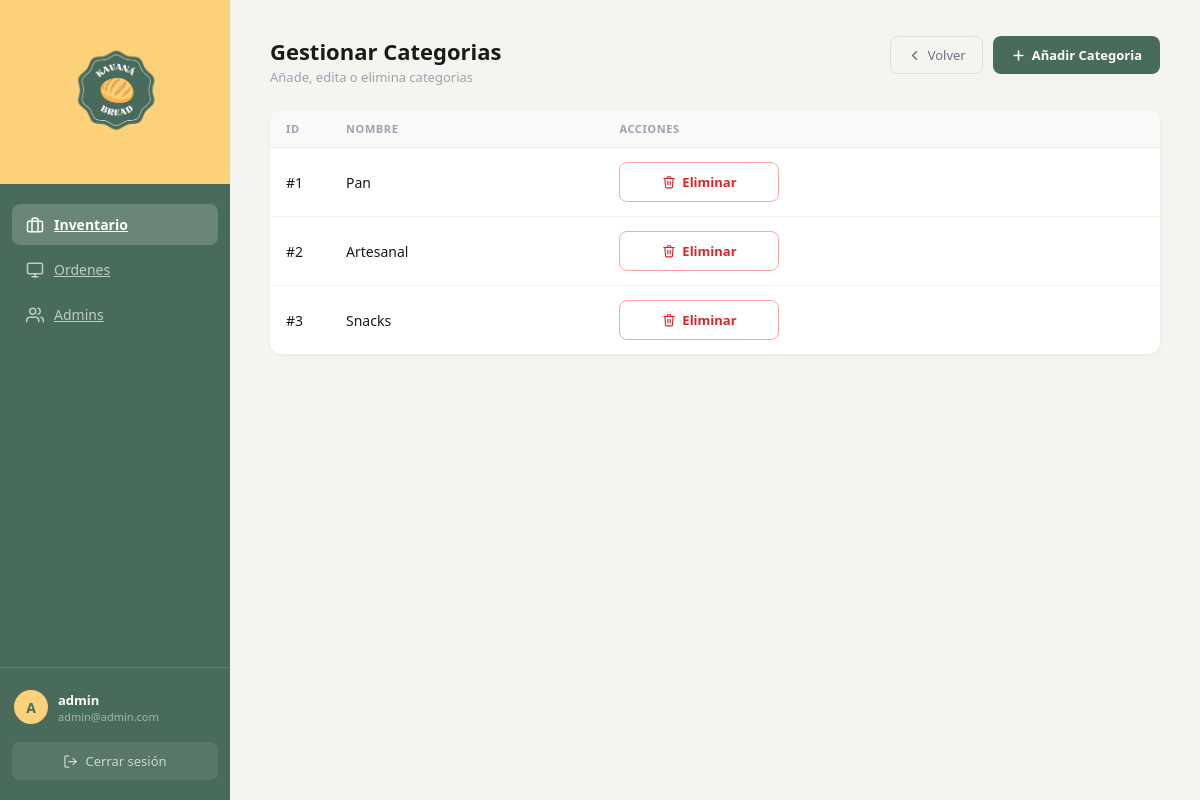
The page /admin/manage-categories.php (signed in) on the database its author committed.
### tables this page shows
CREATE TABLE `category` (
  `category_ID` int(11) NOT NULL,
  `name` varchar(100) NOT NULL
);

### admin/manage-categories.php (the view, shortened to what this page needs)
<?php
include(__DIR__ . '/../config/db.php');
?>
<!DOCTYPE html>
<html lang="es">
<head>
    <link rel="stylesheet" href="/kavanabread/assets/styles.css">
</head>
<body class="admin-layout">
    <aside class="admin-sidebar">
        <div class="sidebar-logo">
            <img src="../assets/logo.png" alt="Kavana Bread">
        </div>
        <nav class="sidebar-nav">
            <a href="panel.php" class="nav-item active">
                Inventario
            </a>
            <a href="panel.php" class="nav-item">
                <svg xmlns="http://www.w3.org/2000/svg" width="18" height="18" viewBox="0 0 24 24" fill="none" stroke="currentColor" stroke-width="2" stroke-linecap="round" stroke-linejoin="round"><rect x="2" y="3" width="20" height="14" rx="2"/><line x1="8" y1="21" x2="16" y2="21"/><line x1="12" y1="17" x2="12" y2="21"/></svg>
                Ordenes
            </a>
            <a href="panel.php" class="nav-item">
                Admins
            </a>
        </nav>
        <div class="sidebar-footer">
            <div class="user-chip">
                <div class="user-avatar"><?php echo strtoupper(substr($_SESSION['username'], 0, 1)); ?></div>
                <div class="user-details">
                    <span><?php echo htmlspecialchars($_SESSION['username']); ?></span>
                    <small><?php echo htmlspecialchars($_SESSION['email']); ?></small>
                </div>
            </div>
            <a href="login.php" class="btn-logout">
                <svg xmlns="http://www.w3.org/2000/svg" width="15" height="15" viewBox="0 0 24 24" fill="none" stroke="currentColor" stroke-width="2" stroke-linecap="round" stroke-linejoin="round"><path d="M9 21H5a2 2 0 0 1-2-2V5a2 2 0 0 1 2-2h4"/><polyline points="16 17 21 12 16 7"/><line x1="21" y1="12" x2="9" y2="12"/></svg>
                Cerrar sesión
            </a>
        </div>
    </aside>
    <main class="admin-main">
        <div class="tab-header">
            <div>
                <h1>Gestionar Categorias</h1>
                <p class="tab-subtitle">Añade, edita o elimina categorias</p>
            </div>
            <div style="display:flex; gap:10px;">
                <a href="panel.php" class="btn-back">
                    <svg xmlns="http://www.w3.org/2000/svg" width="15" height="15" viewBox="0 0 24 24" fill="none" stroke="currentColor" stroke-width="2.5" stroke-linecap="round" stroke-linejoin="round"><polyline points="15 18 9 12 15 6"/></svg>
                    Volver
                </a>
                <a href="add-category.php" class="btn-primary">
                    <svg xmlns="http://www.w3.org/2000/svg" width="15" height="15" viewBox="0 0 24 24" fill="none" stroke="currentColor" stroke-width="2.5" stroke-linecap="round" stroke-linejoin="round"><line x1="12" y1="5" x2="12" y2="19"/><line x1="5" y1="12" x2="19" y2="12"/></svg>
                    Añadir Categoria
                </a>
            </div>
        </div>
        <div class="content-card">
            <table class="admin-table">
                <thead>
                    <tr>
                        <th>ID</th>
                        <th>Nombre</th>
                        <th>Acciones</th>
                    </tr>
                </thead>
                <tbody>
                    <?php
                    $catResult = mysqli_query($conn, "SELECT category_ID, name FROM category");
                    while ($cat = mysqli_fetch_array($catResult)) { ?>
                    <tr>
                        <td class="td-id">#<?php echo $cat['category_ID']; ?></td>
                        <td class="td-name"><?php echo htmlspecialchars($cat['name']); ?></td>
                        <td class="td-actions">
                            <button type="button" class="btn-danger btn-danger-sm" style="min-width:160px; justify-content:center;" onclick="return confirm('¿Eliminar esta categoria?');">
                                Eliminar
                            </button>
                        </td>
                    </tr>
                    <?php } ?>
                </tbody>
            </table>
        </div>
    </main>
</body>
</html>

### assets/styles.css (style rules this page uses)
* { margin: 0; padding: 0; box-sizing: border-box; }
body { font-family: 'Segoe UI', sans-serif; }
.admin-layout { display: flex; min-height: 100vh; background-color: #f4f4f0; font-family: 'Segoe UI', sans-serif; }
.admin-sidebar { width: 230px; background-color: #496B5B; display: flex; flex-direction: column; position: fixed; top: 0; left: 0; height: 100vh; z-index: 100; }
.sidebar-logo { background-color: #FDD179; padding: 28px 20px; display: flex; align-items: center; justify-content: center; }
.sidebar-logo img { width: 96px; height: auto; object-fit: contain; }
.sidebar-nav { flex: 1; padding: 20px 12px; display: flex; flex-direction: column; gap: 4px; }
.nav-item { display: flex; align-items: center; gap: 10px; width: 100%; padding: 11px 14px; border-radius: 8px; background: transparent; border: none; color: rgba(255, 255, 255, 0.65); font-size: 14px; font-weight: 500; font-family: 'Segoe UI', sans-serif; cursor: pointer; text-align: left; transition: background-color 0.15s, color 0.15s; }
.nav-item.active { background-color: rgba(255, 255, 255, 0.18); color: #ffffff; font-weight: 600; }
.sidebar-footer { padding: 16px 12px 20px; border-top: 1px solid rgba(255, 255, 255, 0.12); display: flex; flex-direction: column; gap: 12px; }
.user-chip { display: flex; align-items: center; gap: 10px; padding: 6px 2px; }
.user-avatar { width: 34px; height: 34px; border-radius: 50%; background-color: #FDD179; color: #496B5B; display: flex; align-items: center; justify-content: center; font-size: 14px; font-weight: 700; flex-shrink: 0; }
.user-details { display: flex; flex-direction: column; overflow: hidden; }
.user-details span { color: #ffffff; font-size: 13px; font-weight: 600; white-space: nowrap; overflow: hidden; text-overflow: ellipsis; }
.user-details small { color: rgba(255, 255, 255, 0.5); font-size: 11px; white-space: nowrap; overflow: hidden; text-overflow: ellipsis; }
.btn-logout { display: flex; align-items: center; justify-content: center; gap: 7px; padding: 10px 14px; background-color: rgba(255, 255, 255, 0.08); color: rgba(255, 255, 255, 0.7); text-decoration: none; border-radius: 8px; font-size: 13px; font-weight: 500; transition: background-color 0.15s, color 0.15s; }
.admin-main { margin-left: 230px; flex: 1; padding: 36px 40px; min-height: 100vh; }
.tab-header { display: flex; align-items: flex-start; justify-content: space-between; margin-bottom: 24px; }
.tab-header h1 { font-size: 22px; font-weight: 700; color: #1a1a1a; margin-bottom: 2px; }
.tab-subtitle { font-size: 13px; color: #9ca3af; margin: 0; }
.btn-primary { display: inline-flex; align-items: center; gap: 6px; padding: 10px 18px; background-color: #496B5B; color: #ffffff; border: none; border-radius: 8px; font-size: 13px; font-weight: 600; font-family: 'Segoe UI', sans-serif; cursor: pointer; text-decoration: none; transition: background-color 0.15s; white-space: nowrap; flex-shrink: 0; }
.content-card { background-color: #ffffff; border-radius: 12px; overflow: hidden; box-shadow: 0 1px 4px rgba(0, 0, 0, 0.06); }
.admin-table { width: 100%; border-collapse: collapse; }
.admin-table thead tr { background-color: #f9f9f7; border-bottom: 1px solid #ebebe6; }
.admin-table th { padding: 11px 16px; text-align: left; font-size: 11px; font-weight: 600; color: #9ca3af; text-transform: uppercase; letter-spacing: 0.6px; }
.admin-table td { padding: 14px 16px; font-size: 14px; color: #1a1a1a; border-bottom: 1px solid #f2f2ee; vertical-align: middle; }
.admin-table tbody tr:last-child td { border-bottom: none; }
.td-id { color: #9ca3af; font-size: 13px; font-weight: 500; width: 60px; }
.td-name { font-weight: 500; }
.btn-danger-sm { padding: 6px 12px; font-size: 12px; }
.btn-back { display: inline-flex; align-items: center; gap: 6px; padding: 9px 16px; background-color: transparent; border: 1.5px solid #e0e0da; color: #6b7280; border-radius: 8px; font-size: 13px; font-weight: 500; font-family: 'Segoe UI', sans-serif; text-decoration: none; transition: border-color 0.15s, color 0.15s; white-space: nowrap; flex-shrink: 0; }
.btn-danger { display: inline-flex; align-items: center; gap: 6px; padding: 10px 16px; background-color: transparent; border: 1.5px solid #fca5a5; color: #dc2626; border-radius: 8px; font-size: 13px; font-weight: 600; font-family: 'Segoe UI', sans-serif; text-decoration: none; cursor: pointer; transition: background-color 0.15s, border-color 0.15s; }

### rows shown on the page
category: category_ID "1", name "Pan"
category: category_ID "2", name "Artesanal"
category: category_ID "3", name "Snacks"

### other values the page prints
substr($_SESSION['username'], 0, 1) "A"
$_SESSION['username'] "admin"
$_SESSION['email'] "admin@admin.com"
